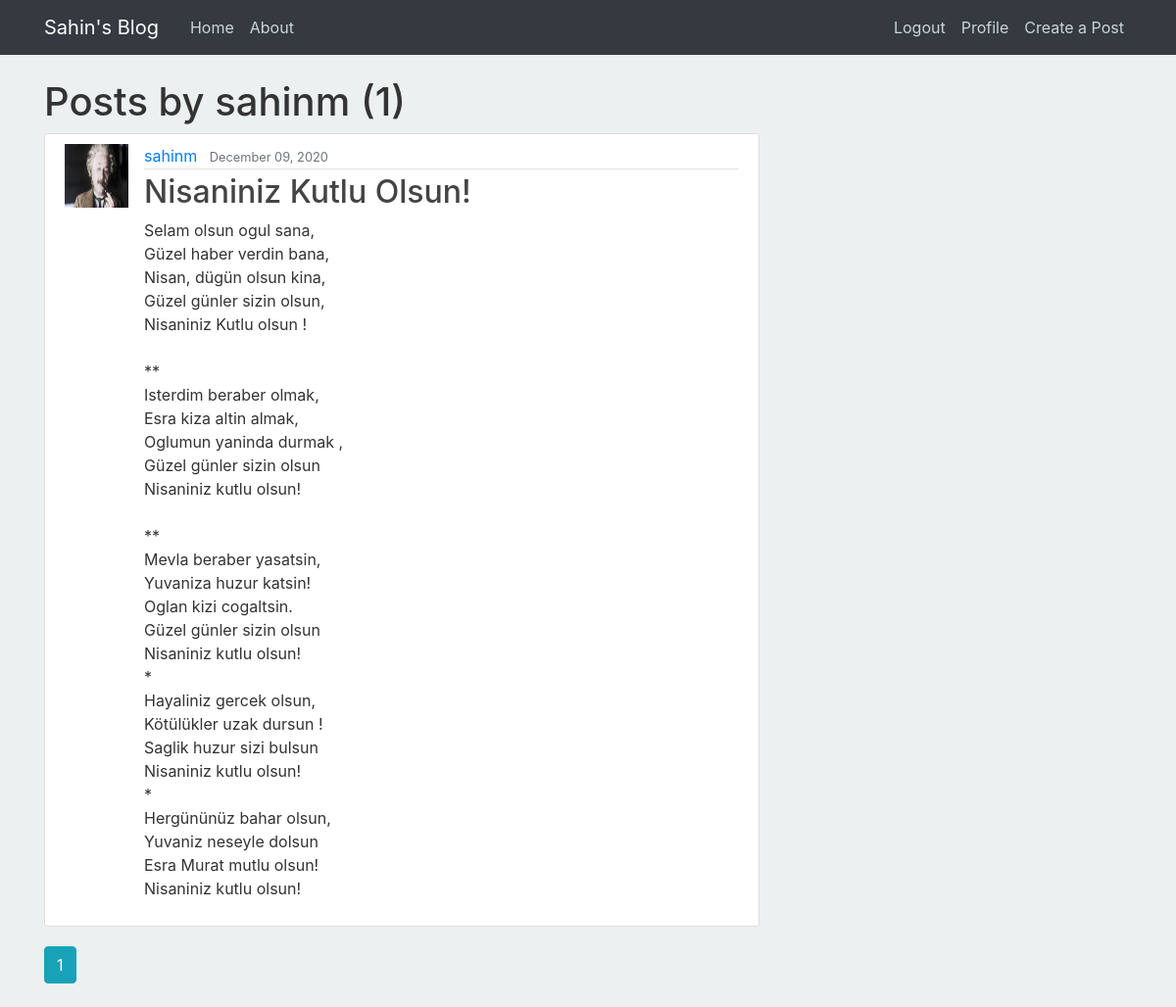
Page /user/sahinm/ (signed in) on the committed database.
### blog/models.py (models this page shows, shortened)
class Post(models.Model):
	title=models.CharField(max_length=100)
	content=models.TextField()
	date_posted=models.DateTimeField(default=timezone.now)
	author=models.ForeignKey(User,on_delete=models.CASCADE)

### users/models.py (models this page shows, shortened)
class Profile(models.Model):
	user=models.OneToOneField(User, on_delete= models.CASCADE)
	image=models.ImageField(default='default.jpg', upload_to='profile_pics')

### blog/views.py (the view)
# urls.py: path('user/<str:username>/', UserPostListView.as_view(), name='user-posts'),
class UserPostListView(ListView):
	model=Post
	template_name='blog/pst_user.html'
	context_object_name='posts'
	paginate_by=5
	def get_queryset(self):
		user=get_object_or_404(User,username = self.kwargs.get('username'))
		return Post.objects.filter(author=user).order_by('-date_posted')

### blog/templates/blog/pst_user.html (shortened to what this page needs)
{% extends "blog/base.html" %}
{%block content%}
  <h1> Posts by {{view.kwargs.username}}  ({{page_obj.paginator.count}})</h1>
	{%for post in posts%}
		 <article class="media content-section">
          <img class="rounded- circle article-img" src="{{post.author.profile.image.url}}">
          <div class="media-body">
            <div class="article-metadata">
              <a class="mr-2" href="{% url 'user-posts' post.author.username%}">{{ post.author }}</a>
              <small class="text-muted">{{ post.date_posted |date:"F d, Y" }}</small>
            </div>
            <h2><a class="article-title" href="{% url  'post-detail' post.id %}">{{ post.title }}</a></h2>
            <p class="article-content">{{ post.content }}</p>
          </div>
        </article>
	{% endfor%}
    {% for num in page_obj.paginator.page_range  %}
      {% if page_obj.number == num %}
        <a class="btn btn-info mb-4" href="?page={{num}}" >{{num}}</a>
      {% elif num > page_obj.number|add:'-3'  and num < page_obj.number|add:'+3' %}
         <a class="btn btn- outline-info mb-4" href="?page={{num}}">{{num}}</a>
      {% endif %}
    {% endfor%}
{% endblock content %}

### blog/static/blog/main.css (style rules this page uses)
body { background: #edf0f1; color: #333333; margin-top: 5rem; }
.content-section { background: #ffffff; padding: 10px 20px; border: 1px solid #dddddd; border-radius: 3px; margin-bottom: 20px; }
.article-title { color: #444444; }
.article-content { white-space: pre-line; }
.article-img { height: 65px; width: 65px; margin-right: 16px; }
.article-metadata { padding-bottom: 1px; margin-bottom: 4px; border-bottom: 1px solid #e3e3e3; }

### rows in the picture
Post: author.profile.image (placeholder picture), author "sahinm", date_posted "December 09, 2020", title "Nisaniniz Kutlu Olsun!", content "Selam olsun ogul sana, Güzel haber verdin bana, Nisan, dügün olsun kina, Güzel günler sizin olsun, Nisaniniz Kutlu olsun ! ** Isterdim beraber olmak, Esra kiza altin almak, Oglumun yaninda durmak , Güzel günler sizin olsun Nisaniniz kutlu olsun! ** Mevla beraber yasatsin, Yuvaniza huzur katsin! Oglan kizi cogaltsin. Güzel günler sizin olsun Nisaniniz kutlu olsun! * Hayaliniz gercek olsun, Kötülükler uzak dursun ! Saglik huzur sizi bulsun Nisaniniz kutlu olsun! * Hergününüz bahar olsun, Yuvaniz neseyle dolsun Esra Murat mutlu olsun! Nisaniniz kutlu olsun!"

### other values in the picture
{{ view.kwargs.username }} "sahinm"
{{ page_obj.paginator.count }} "1"
{{ num }} "1"
